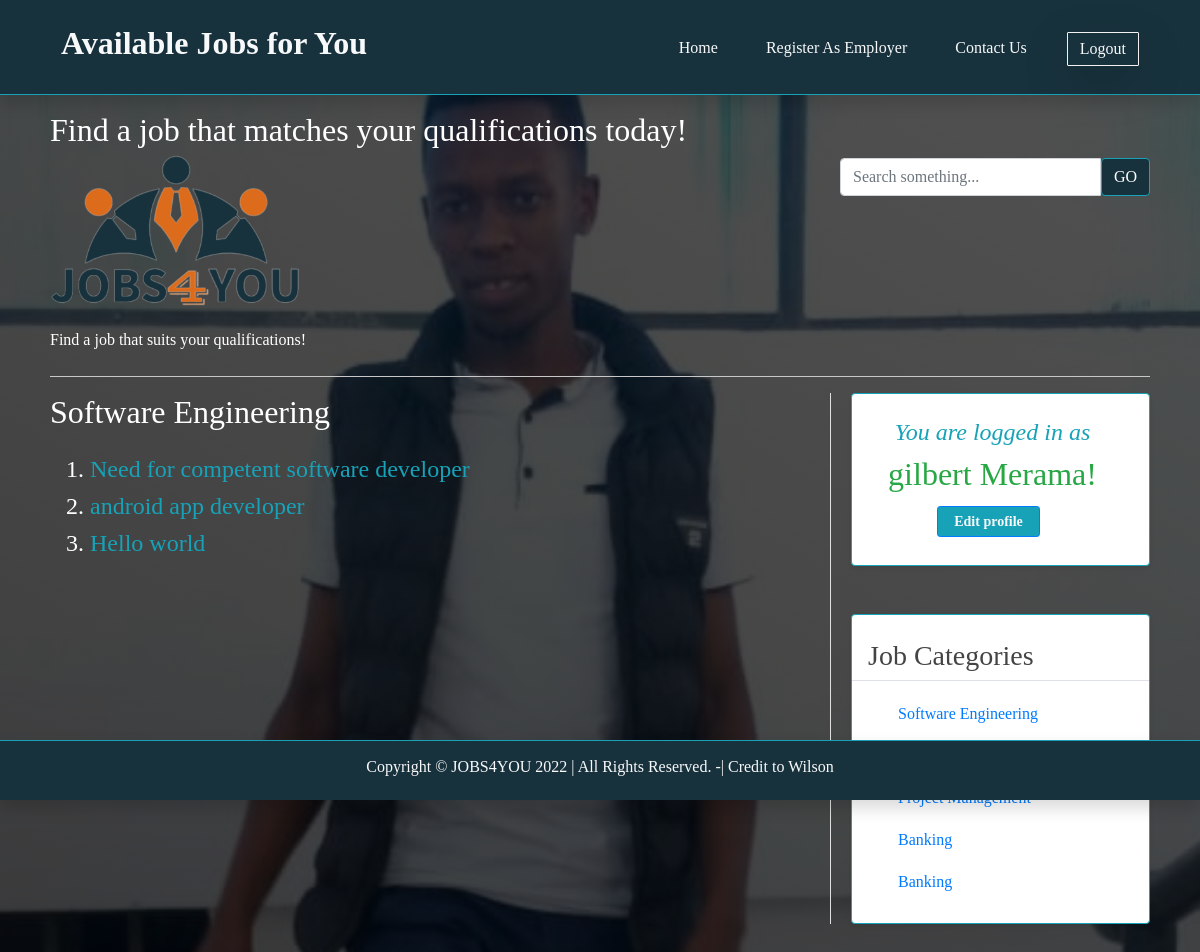
Page /jobs_by_category.php?cat=Software Engineering (signed in) on the committed database.
### tables this page shows
CREATE TABLE `jobs` (
  `j_id` int(4) NOT NULL,
  `j_category` varchar(100) NOT NULL,
  `j_owner_name` varchar(50) NOT NULL,
  `j_title` varchar(100) NOT NULL,
  `j_hours` int(3) NOT NULL,
  `j_salary` int(10) NOT NULL,
  `j_experience` int(3) NOT NULL,
  `j_discription` varchar(300) NOT NULL,
  `j_city` varchar(50) NOT NULL,
  `j_active` int(1) NOT NULL DEFAULT 0
);

CREATE TABLE `categories` (
  `cat_id` int(4) NOT NULL,
  `cat_nm` varchar(30) NOT NULL
);

### jobs_by_category.php (the view, shortened to what this page needs)
<?php session_start();
include("includes/header.inc.php");
$link = mysqli_connect("localhost", "root", "", "jobs4you") or die("can't connect");
$q = "select * from jobs where j_category ='" . $_GET['cat'] . "' and j_active=1";
$res = $link->query($q) or die("Wrong Query");
?>
<div id="header-wrapper">
	<div id="header">
		<div id="menu">
			<?php
			include("includes/menu.inc.php");
			?>
		</div>
		<div id="search">
			<?php
			include("search.inc.php");
			?>
		</div>
	</div>
</div>
<div id="logo">
	<?php
	include("includes/logo.inc.php");
	?>
</div>
<div id="wrapper">
	<div id="page">
		<div id="page-bgtop">
			<hr />
			<div id="content">
				<div class="post">
					<h2 class="title"><?php echo $_GET['cat']; ?></h2>
					<div class="pt-4">
						<ol>
							<?php
							while ($row = mysqli_fetch_assoc($res)) {
								echo '
										<li class="h4"><a class="text-info" href="job_details.php?id=' . $row['j_id'] . '">' . $row['j_title'] . '</a></li>';
							}
							?>
						</ol>
					</div>
				</div>
			</div>
			<div id="sidebar">
				<?php
				include("includes/sidebar.inc.php");
				?>
			</div>
		</div>
	</div>
</div>
<div class="mb-5" style="clear: both;">&nbsp;</div>
<div id="footer-bgcontent">
	<div id="footer">
		<?php
		include("includes/footer.inc.php");
		?>

### includes/sidebar.inc.php (shortened to what this page needs)
<div class="card shadow-sm pr-3 py-4">
	<?php
	if (isset($_SESSION['status'])) {
		echo '<h4 class="title text-info text-center"><i>You are logged in as</h4></i>';
		echo '<h2 class="title text-success text-center">' . $_SESSION['fnm'] . ' ' . $_SESSION['lnm'] . '!</h2>';
		if (isset($_SESSION['employee'])) {
			echo '<div class="col-6 mx-auto">
		         <a href="#editEmployeeProfile" data-toggle="modal" data-target="#editEmployeeProfile" class="btn btn-sm rounded-sm bg-info font-weight-bold text-light border-primary btn-log py-1 px-3 my-1">Edit profile</a></div>';
		} elseif (isset($_SESSION['employer'])) {
			echo '<div class="col-6 mx-auto">
		         <a href="#editEmployerProfile" data-toggle="modal" data-target="#editEmployerProfile" class="btn btn-sm rounded-sm bg-info font-weight-bold text-light border-primary btn-log py-1 px-3 my-1">Edit profile</a></div>';
		}
	}
	?>
</div>
<?php
if (isset($_SESSION['employee'])) {
	echo '<div class="card shadow-sm mt-5 py-4">
	<h3 class="px-3 border-bottom pb-2">Job Categories </h3>
	<ul class="pl-3">';
	$link = mysqli_connect("localhost", "root", "", "jobs4you") or die("can not connect");
	$q = "select * from categories";
	$res = $link->query($q) or die("can't connect");
	while ($row = mysqli_fetch_assoc($res)) {
		echo '<li class="mb-2 pt-3"><a href="jobs_by_category.php?cat=' . $row['cat_nm'] . '">' . $row['cat_nm'] . '</a></li>';
	}
	echo '
</ul>
</div>';
} else {
	return 0;
}
?>

### style.css (style rules this page uses)
body { margin: 0px; padding: 0; background: linear-gradient(30deg, rgb(0,0,0,.76), rgba(0, 0, 0, 0.678)), url("images/wilson.jpg"); background-position-x: 50%; background-position-y: 30%; background-repeat: no-repeat; background-attachment: fixed; background-size: cover; font-family: "Alegreya"!important; font-size: 12px; color: #0e4456; }
.card { border: 1px solid #17a2b8 !important; }
hr { background-color: #dfdfdf !important; height: 1px; }
h1, h2, h3 { color: #444; }
ol { margin-top: 0; line-height: 220%; text-align: justify; }
a { color: #0e4456; }
#wrapper { margin: 0px; padding: 30px 0px 0px 0px; }
#header-wrapper { margin: 0px; padding: 0px; }
#header { width: 1100px; height: 60px; margin: 0 auto; }
#search { float: right; width: 310px; }
#page { width: 1100px; margin: 0 auto; padding: 0px; }
#logo { width: 1100px; height: 175px; margin: 0 auto; }
#content { float: left; width: 700px; }
.post { margin-bottom: 45px; }
.post .title { height: 30px; color: #fff; }
#sidebar { float: right; width: 320px; font-size: 12px; padding-left: 20px; margin-top: 0px; border-left: 1px solid #dfdfdf; position: relative !important; }
#page { position: relative !important; margin-bottom: 30px; }
#sidebar ul { margin: 0px 0px 0px 30px; padding: 0; list-style: none; line-height: normal; }
#sidebar ul li { font-size: 16px; font-weight: 300; }
::marker { color:#fff; }
#footer { padding: 20px 0; text-align: center; position: fixed; top: 90vh; bottom: 0vh; right: 0; left: 0; }

### includes/header.inc.php (style rules this page uses)
.btn-log { border: 1px solid #f2f2f2; border-radius: 1px; }

### rows in the picture
jobs: j_title "Need for competent software developer"
jobs: j_title "android app developer"
jobs: j_title "Hello world"
categories: cat_nm "Software Engineering"
categories: cat_nm "Banking"
categories: cat_nm "Banking"

### other values in the picture
$_GET['cat'] "Software Engineering"
$_SESSION['fnm'] "gilbert"
$_SESSION['lnm'] "Merama"
